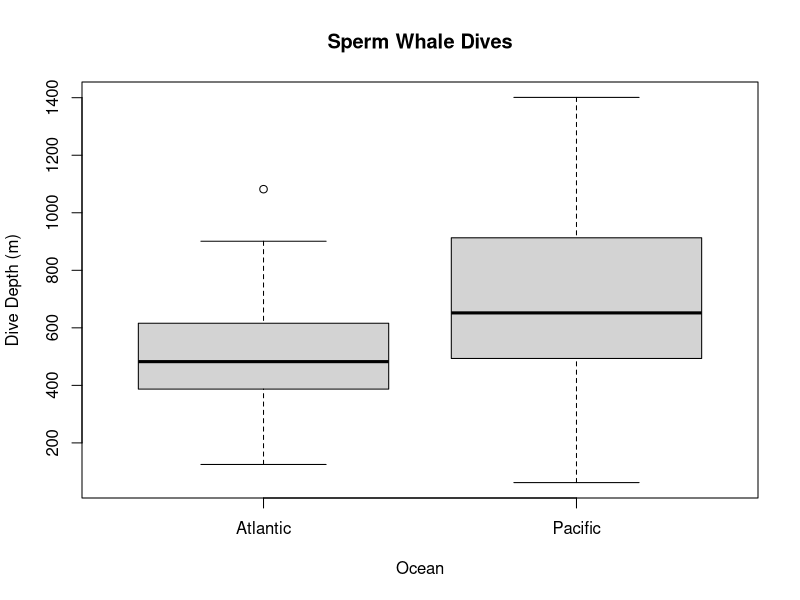

This chart was generated by the following R code:
## ---- chunk 1
pacific <- c(420, 729, 442, 529, 484, 720, 453, 1002, 561, 980, 806, 263,
897, 652, 575, 346, 794, 553, 410, 417, 830, 1050, 1196, 687, 629, 1125, 496,
674, 998, 62, 735, 628, 1082, 1014, 732, 474, 111, 716, 567, 646, 286, 531,
550, 1346, 1401, 949, 644, 787, 929, 756, 763, 1035, 631, 1235, 395, 302,
804, 388, 574, 568, 491, 1389, 1125)

atlantic <- c(614, 283, 415, 756, 288, 435, 473, 487, 512, 552, 795, 544,
472, 731, 290, 772, 674, 387, 670, 271, 648, 323, 344, 399, 812, 616, 396,
598, 1082, 594, 363, 332, 457, 456, 125, 566, 884, 801, 567, 442, 722, 374,
485, 370, 343, 658, 425, 429, 901, 489, 480, 431, 608, 576, 348, 331, 432,
538)

paste("Pacific summary stats:")
max(pacific)
min(pacific)
mean(pacific)
median(pacific)
var(pacific)
sd(pacific)

paste("Atlantic summary stats:")
max(atlantic)
min(atlantic)
mean(atlantic)
median(atlantic)
var(atlantic)
sd(atlantic)
## ---- chunk 2
max(atlantic)-min(atlantic)
max(pacific)-min(pacific)
## ---- chunk 3
sd(atlantic)/mean(atlantic)
sd(pacific)/mean(pacific)
## ---- chunk 4
mean(atlantic) - sd(atlantic)*2 #lower bound
mean(atlantic) + sd(atlantic)*2 #upper bound
mean(pacific) - sd(pacific)*2 #lower bound
mean(pacific) + sd(pacific)*2 #upper bound
## ---- chunk 5
quantile(atlantic)
quantile(pacific)
## ---- chunk 6
quantile(atlantic)[[4]]-quantile(atlantic)[[2]]
quantile(pacific)[[4]]-quantile(pacific)[[2]]
#IQR()gives same answers
IQR(atlantic)
IQR(pacific)
## ---- chunk 7
quantile(atlantic, probs = c(0.05, 0.95))
quantile(pacific, probs = c(0.05, 0.95))
## ---- chunk 8
(949-mean(pacific))/sd(pacific)
(538-mean(atlantic))/sd(atlantic)
## ---- chunk 9
z.atlantic <- (atlantic - mean(atlantic))/sd(atlantic)
sort(z.atlantic) #one outlier at upper end
z.atlantic[which(abs(z.atlantic)>3)] #get |z.score| > 3
atlantic[which(abs(z.atlantic)>3)] #get corresponding depth for |z.score| > 3
z.pacific <- (pacific - mean(pacific))/sd(pacific)
sort(z.pacific) #no outliers, no |z.score| > 3
## ---- chunk 10
boxplot(atlantic, pacific, xlab = "Ocean", ylab = "Dive Depth (m)",
names = c("Atlantic","Pacific"), main = "Sperm Whale Dives")
## ---- chunk 11
data <- read.csv("lab2data.csv", header=TRUE)

head(data)
## ---- chunk 12
data$AgeFactor <- ifelse(data$Age < 21, "under21", "over21")
head(data)
## ---- chunk 13
conting <- addmargins(table(data$Gender, data$AgeFactor))
conting
## ---- chunk 14
22/30
conting[1,3]/ conting[3,3]
## ---- chunk 15
conting[1,1]/ conting[3,3]
15/30
## ---- chunk 16
conting[1,3]/ conting[3,3] + conting[3,1]/ conting[3,3] - conting[1,1]/conting[3,3]
(22/30) + (19/30) - (15/30)
## ---- chunk 17
(conting[2,1]/ conting[3,3]) / (conting[3,1]/ conting[3,3])
(4/30) / (19/30)
## ---- chunk 18
(conting[2,2]/ conting[3,3]) / (conting[3,2]/ conting[3,3])
(4/30) / (11/30)
